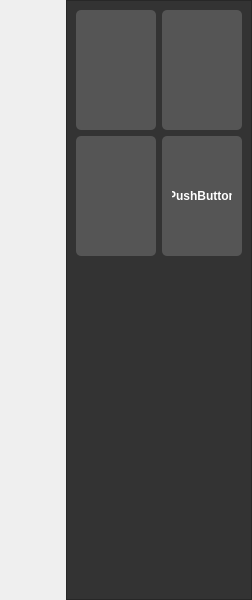
<?xml version="1.0" encoding="UTF-8"?>
<ui version="4.0">
 <class>Form</class>
 <widget class="QWidget" name="Form">
  <property name="geometry">
   <rect>
    <x>0</x>
    <y>0</y>
    <width>252</width>
    <height>600</height>
   </rect>
  </property>
  <property name="windowTitle">
   <string>Form</string>
  </property>
  <property name="styleSheet">
   <string notr="true">QFrame#PeekFrame {
    background-color: rgba(0, 0, 0, 0.0);
    border-top-left-radius: 15px;
    border-bottom-left-radius: 15px;
}

QFrame#PeekFrame QLabel {
    color: white;
    font-weight: bold;
    font-size: 16px;
}

QFrame#ContentFrame {
    background-color: #333333;
}

QFrame#ContentFrame QLabel {
    color: #FFAA00;
    font-weight: bold;
    font-size: 14px;
}

QPushButton {
    background-color: #555555;
    color: white;
    border-radius: 5px;
    padding: 10px;
    font-weight: bold;
}

QPushButton:hover {
    background-color: #777777;
}

QPushButton:pressed {
    background-color: #999999;
}

QLabel#MenuTowerIcon{
    image: url(res/textures/menu_tower_icon.png); 
}</string>
  </property>
  <layout class="QHBoxLayout" name="horizontalLayout">
   <property name="leftMargin">
    <number>0</number>
   </property>
   <property name="topMargin">
    <number>0</number>
   </property>
   <property name="rightMargin">
    <number>0</number>
   </property>
   <property name="bottomMargin">
    <number>0</number>
   </property>
   <item>
    <widget class="QFrame" name="PeekFrame">
     <property name="minimumSize">
      <size>
       <width>60</width>
       <height>0</height>
      </size>
     </property>
     <property name="maximumSize">
      <size>
       <width>60</width>
       <height>16777215</height>
      </size>
     </property>
     <property name="frameShape">
      <enum>QFrame::StyledPanel</enum>
     </property>
     <property name="frameShadow">
      <enum>QFrame::Raised</enum>
     </property>
     <layout class="QVBoxLayout" name="verticalLayout">
      <item>
       <widget class="QLabel" name="MenuTowerIcon">
        <property name="minimumSize">
         <size>
          <width>50</width>
          <height>50</height>
         </size>
        </property>
        <property name="maximumSize">
         <size>
          <width>50</width>
          <height>50</height>
         </size>
        </property>
        <property name="text">
         <string/>
        </property>
       </widget>
      </item>
      <item>
       <spacer name="verticalSpacer_2">
        <property name="orientation">
         <enum>Qt::Vertical</enum>
        </property>
        <property name="sizeHint" stdset="0">
         <size>
          <width>20</width>
          <height>523</height>
         </size>
        </property>
       </spacer>
      </item>
     </layout>
    </widget>
   </item>
   <item>
    <widget class="QFrame" name="ContentFrame">
     <property name="frameShape">
      <enum>QFrame::StyledPanel</enum>
     </property>
     <property name="frameShadow">
      <enum>QFrame::Raised</enum>
     </property>
     <layout class="QGridLayout" name="gridLayout">
      <item row="1" column="0">
       <widget class="QPushButton" name="buttonImperial">
        <property name="minimumSize">
         <size>
          <width>80</width>
          <height>120</height>
         </size>
        </property>
        <property name="text">
         <string/>
        </property>
        <property name="iconSize">
         <size>
          <width>66</width>
          <height>99</height>
         </size>
        </property>
       </widget>
      </item>
      <item row="1" column="1">
       <widget class="QPushButton" name="buttonNext">
        <property name="minimumSize">
         <size>
          <width>80</width>
          <height>120</height>
         </size>
        </property>
        <property name="text">
         <string>PushButton</string>
        </property>
       </widget>
      </item>
      <item row="0" column="1">
       <widget class="QPushButton" name="buttonSniper">
        <property name="minimumSize">
         <size>
          <width>80</width>
          <height>120</height>
         </size>
        </property>
        <property name="text">
         <string/>
        </property>
        <property name="icon">
         <iconset>
          <normaloff>../textures/tower_2.png</normaloff>../textures/tower_2.png</iconset>
        </property>
        <property name="iconSize">
         <size>
          <width>66</width>
          <height>99</height>
         </size>
        </property>
       </widget>
      </item>
      <item row="0" column="0">
       <widget class="QPushButton" name="buttonBasic">
        <property name="minimumSize">
         <size>
          <width>80</width>
          <height>120</height>
         </size>
        </property>
        <property name="text">
         <string/>
        </property>
        <property name="icon">
         <iconset>
          <normaloff>../textures/tower_default.png</normaloff>../textures/tower_default.png</iconset>
        </property>
        <property name="iconSize">
         <size>
          <width>66</width>
          <height>99</height>
         </size>
        </property>
       </widget>
      </item>
      <item row="2" column="0" colspan="2">
       <spacer name="verticalSpacer">
        <property name="orientation">
         <enum>Qt::Vertical</enum>
        </property>
        <property name="sizeHint" stdset="0">
         <size>
          <width>20</width>
          <height>325</height>
         </size>
        </property>
       </spacer>
      </item>
     </layout>
    </widget>
   </item>
  </layout>
 </widget>
 <resources/>
 <connections/>
</ui>
